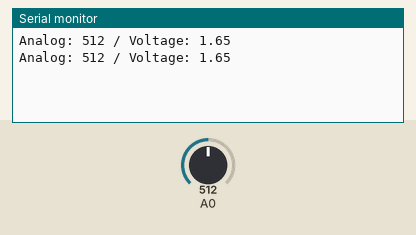
Recording of a sketch running on a simulated Arduino Uno, built with avr-gcc and run on an emulated ATmega328P. Parts: the last lines printed to the serial monitor. Inputs (shaded band) come from the test bench; at power-on: A0 = 512.

Above: at 1.8 s.
1.9 s: A0 set to 716
At 2.8 s:
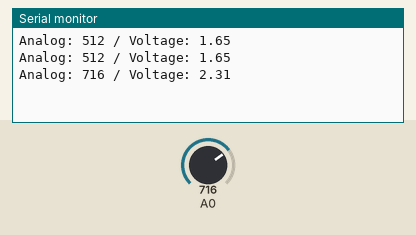
3.4 s: A0 set to 900
At 4.6 s:
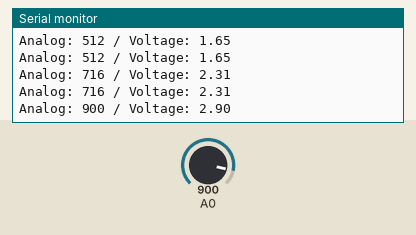
Timing chart, 0 to 6.4 s (numbered marks = the images above; inputs shaded):
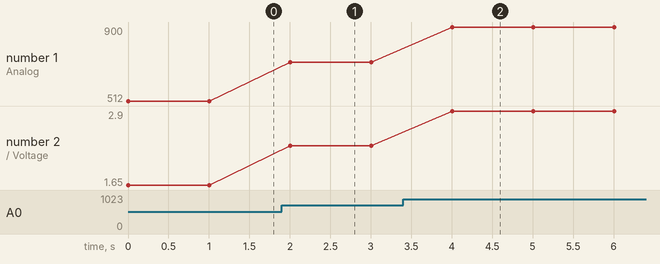

Measured:
- after the input at 1.9 s, the serial monitor: prints a new line after 0.10 s (image 1)
- after the input at 3.4 s, the serial monitor: prints a new line after 0.60 s (image 2)
- plotted number 1: 512 → 716 after the input at 1.9 s, 716 → 900 after the input at 3.4 s
- plotted number 2: 1.65 → 2.31 after the input at 1.9 s, 2.31 → 2.9 after the input at 3.4 s

The sketch:

5_LDR_ESP8266.ino
```cpp
//Code 1

void setup(){
  Serial.begin(115200);
}

void loop(){
  int analog = analogRead(A0);
  float volt = analog * (3.3 / 1023.0);

  Serial.print("Analog: ");
  Serial.print(analog);
  Serial.print(" / Voltage: ");
  Serial.println(volt);
  delay(1000);
}


/*

Code 2

void setup() {
  Serial.begin(115200);
}
void loop() {
  int analog = analogRead(A0);
  float volt = analog * (3.3 / 1023.0);
  Serial.print("Value: ");
  Serial.println(analog);

  if (analog < 150) {
    Serial.println("Night");
  } else {
    Serial.println("Day");
  }
  delay(100);
}

*/
```
